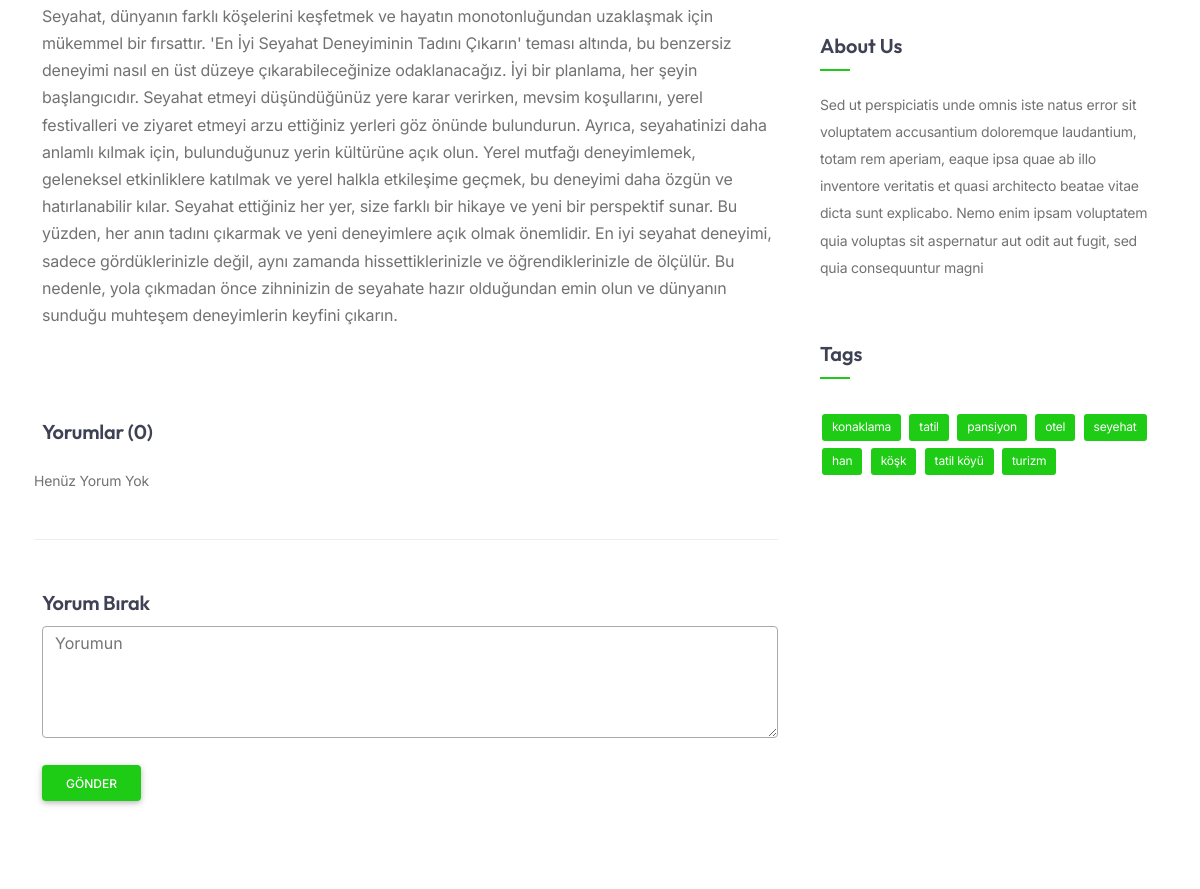
The page /blog/en-iyi-seyahat-deneyiminin-tadn-ckarn/ (middle part) on the database as committed earlier.
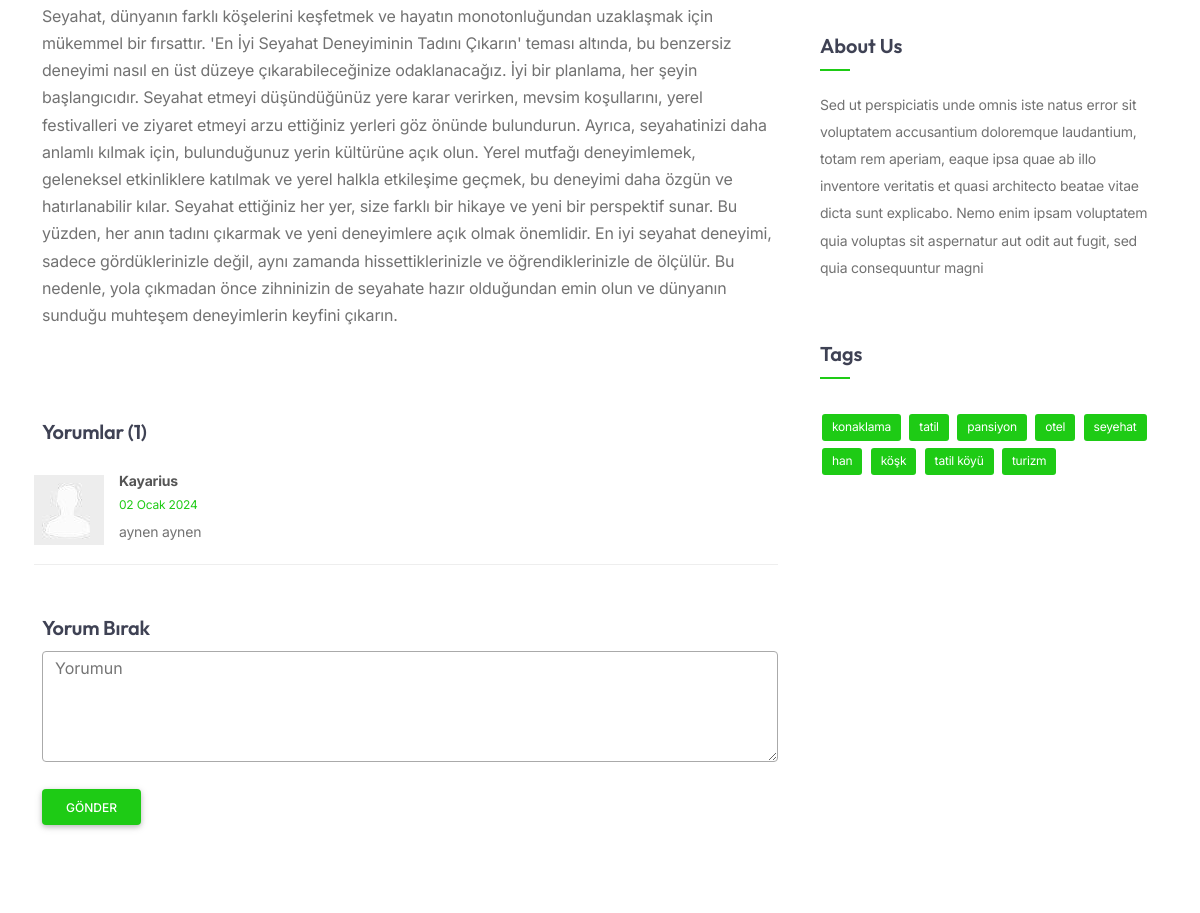
The same page on the database as committed later.
### rentacar/models.py (models this page shows, shortened)
class Comment(models.Model):
    blog = models.ForeignKey(Blog, on_delete=models.CASCADE, related_name='comments', verbose_name="Blog Yorumları")
    user = models.ForeignKey(User, on_delete=models.CASCADE)
    content = models.TextField()
    created_at = models.DateTimeField(auto_now_add=True)
    class Meta:
        verbose_name = "Yorum"
        verbose_name_plural = "Yorumlar"
        ordering = ['-id']

class User(AbstractUser):
    is_admin = models.BooleanField(verbose_name='Yönetici', default=False)
    is_customer = models.BooleanField(verbose_name='Müşteri', default=True)

### rentacar/views.py (the view, shortened to what this page needs)
# urls.py: path('blog/<slug:slug>/', views.blog_detail, name='blog_detail'),
def blog_detail(request, slug):
    title = 'Blog'
    blog = get_object_or_404(Blog, slug=slug)
    blog_detail_recent_posts = list(Blog.objects.order_by('-created_at')[:5])
    comments = Comment.objects.filter(blog=blog).order_by('-created_at')
    return render(request, 'pages/blog_detail.html', {
        'title': title,
        'blog': blog,
        'comments': comments,
        'blog_detail_recent_posts': blog_detail_recent_posts,
    })

### templates/pages/blog_detail.html (shortened to what the changed rows need)
{% extends 'base.html' %}
{% load static %}
{% block content %}
        <div class="no-bottom no-top" id="content">
			<section aria-label="section">
                <div class="container">
                    <div class="row">
                        <div class="col-md-8">
                            <div id="blog-comment">
                                <h4>Yorumlar ({{comments.count}})</h4>
                                <div class="spacer-half"></div>
                                <ol>
                                    {% for comment in comments %}
                                        <li>
                                            <div class="avatar">
                                                <img src="{% static 'images/misc/avatar-2.jpg' %}" alt="">
                                            </div>
                                            <div class="comment-info">
                                                <span class="c_name">{{ comment.user.username }}</span>
                                                <span class="c_date id-color">{{ comment.created_at|date:"d F Y" }}</span>
                                            </div>
                                            <div class="comment">{{ comment.content }}</div>
                                        </li>
                                    {% empty %}
                                        <li>Henüz Yorum Yok</li>
                                    {% endfor %}
                                </ol>
                                <div class="spacer-single"></div>
                                <div id="comment-form-wrapper">
                                    <h4>Yorum Bırak</h4>
                                    <div class="comment_form_holder">
                                    </div>
                                </div>
                            </div>
                        </div>
                    </div>
                </div>
            </section>
        </div>
{% endblock %}

Rows that differ between the two databases and show on the page:
added Comment: user.username "Kayarius", created_at "02 Ocak 2024", content "aynen aynen"
Other text that changed with them:
{{ comments.count }}: "0" → "1"
text no longer shown: "Henüz Yorum Yok"
